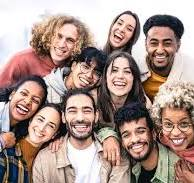
#> input picture Test_img.jpeg, 194 x 183 px
$ python faceRecognition.py
#> lines starting #> are read from the running program, lines starting #| are printed output that depends on the picture
# importing the cv2 library
import cv2

# loading the haar case algorithm file into alg variable
alg = "./haarcascade_frontalface_default.xml"
# passing the algorithm to OpenCV
haar_cascade = cv2.CascadeClassifier(alg)
# loading the image path into file_name variable - replace <INSERT YOUR IMAGE NAME HERE> with the path to your image
file_name = "./Test_img.jpeg"
# reading the image
img = cv2.imread(file_name, 0)
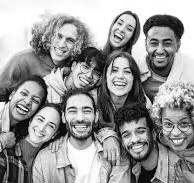
#> img: shape (183, 194); min 0, max 255, mean 153.3
# creating a black and white version of the image
gray_img = cv2.cvtColor(img, cv2.COLOR_RGB2BGR)
# detecting the faces
faces = haar_cascade.detectMultiScale(
    gray_img, scaleFactor=1.05, minNeighbors=2, minSize=(100, 100)
)
#> faces = ()

i = 0
# for each face detected
for x, y, w, h in faces:
    # crop the image to select only the face
    cropped_image = img[y : y + h, x : x + w]
    # loading the target image path into target_file_name variable  - replace <INSERT YOUR TARGET IMAGE NAME HERE> with the path to your target image
    target_file_name = 'stored-faces/' + str(i) + '.jpeg'
    cv2.imwrite(
        target_file_name,
        cropped_image,
    )
    i = i + 1
#> this loop made 0 passes
#> after the loop, i = 0

$ run again, with reference.jpg copied over Test_img.jpeg
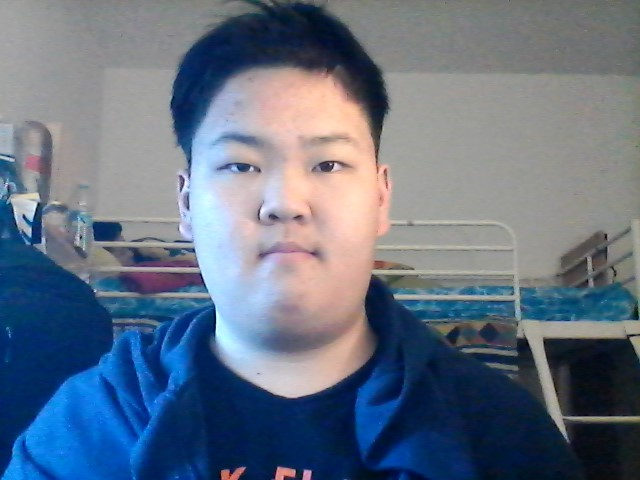
#> input picture reference.jpg, 640 x 480 px
#> `img = cv2.imread(file_name, 0)`:
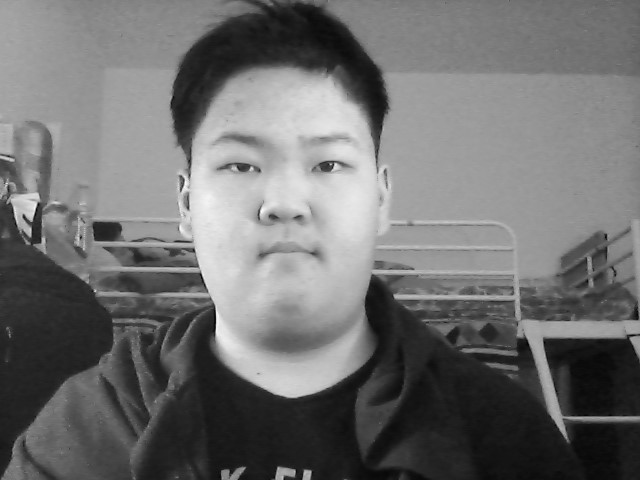
#> img: shape (480, 640); min 0, max 255, mean 111.4
#> faces = [[167, 66, 242, 242]]
#> the loop `for x, y, w, h in faces:` made 1 pass
#> (x, y, w, h, target_file_name, i) on pass 1: (167, 66, 242, 242, 'stored-faces/0.jpeg', 1)
#> pass 1, `cropped_image = img[y : y + h, x : x + w]`:
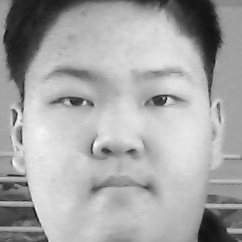
#> cropped_image: shape (242, 242); min 5, max 255, mean 166.5
#> after the loop `for x, y, w, h in faces:`: i = 1
